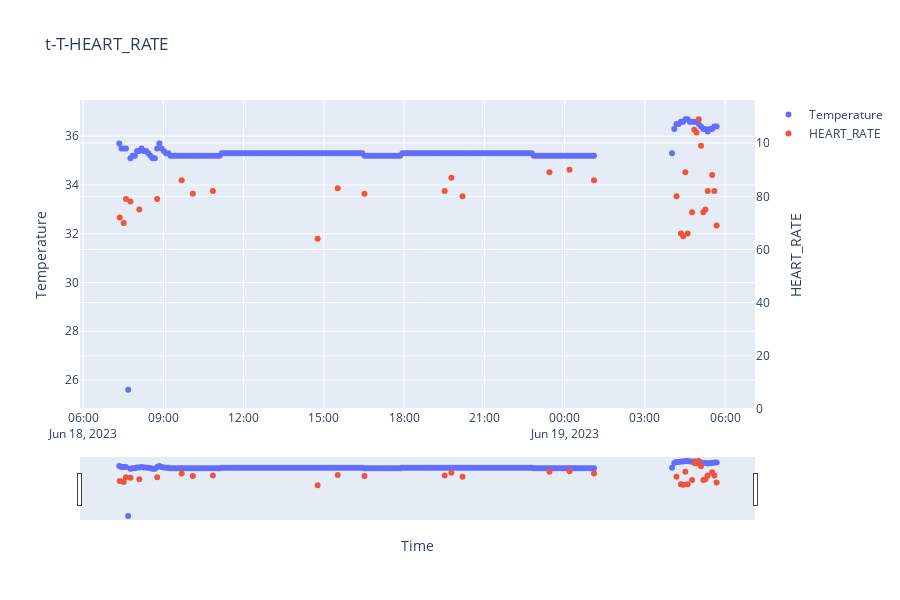
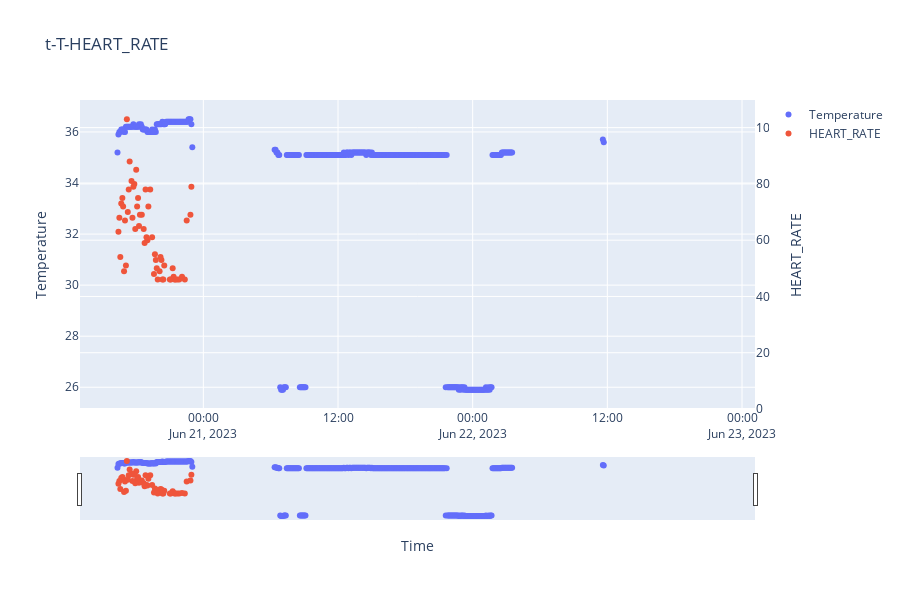

Here is the notebook cell these charts were saved with, in order:
### Code cell
import os
import pandas as pd
import plotly.graph_objects as go
from plotly.subplots import make_subplots

folder_name = "Recap-2023-09-14"

folder_dir = os.getcwd()
folder_dir = os.path.join(folder_dir,folder_name)
files = os.listdir(folder_dir)
files.remove("recap.csv")

files = [file for file in files if file.lower().endswith('.csv')]

hold = 0
trace = {}

for file in files:
    # DF Preparation
    device, name = file.split(" - ")[1:3]
    name = name[:-4]

    file_dir = os.path.join(folder_dir,file)
    condition1 = os.stat(file_dir).st_size == 0
    condition2 = " TTL" not in file.split("-")
    condition3 = name == "noname"
    condition4 = not(name.isupper())
    skip_criteria = [condition1, condition2, condition3, condition4]
    if (True in skip_criteria): continue
    df = pd.read_csv(file_dir)
    df["time"] = pd.to_datetime(df["time"])
    compared_columns = list(df.columns)
    
    if hold < 10e8:
        trace['TEMPERATURE'] = go.Scatter(x=df["time"],y=df["TEMPERATURE"],mode='markers', name='Temperature')
        for col in [col for col in df.columns if col not in ['TEMPERATURE','time']] :
            trace[f"{col}"] = go.Scatter(x=df['time'], y=df[f'{col}'], mode = 'markers', name=f'{col}', yaxis='y2')

            layout = go.Layout(
                title = f't-T-{col}',
                xaxis = dict(title='Time'),
                yaxis = dict(title='Temperature'),
                yaxis2 = dict(title=f'{col}',overlaying='y', side='right', rangemode='tozero'),
                height=600
            )
            fig = go.Figure(data=[trace['TEMPERATURE'],trace[f"{col}"]],layout=layout)
            fig.update_xaxes(rangeslider_visible=True)
            if col == "HEART_RATE": fig.show()
        # break

### Figure 1 — Plotly figure (JSON) as saved in the notebook; plotly's stock layout.template omitted (floating-point values rounded to 4 significant figures; data arrays with more than 128 entries replaced by an {"elided": "..."} marker saying what was removed)
{"data": [{"mode": "markers", "name": "Temperature", "type": "scatter", "x": {"elided": "263 str values"}, "y": {"elided": "263 float values"}}, {"mode": "markers", "name": "HEART_RATE", "type": "scatter", "x": {"elided": "263 str values"}, "y": {"elided": "263 int values"}, "yaxis": "y2"}], "layout": {"height": 600, "title": {"text": "t-T-HEART_RATE"}, "xaxis": {"rangeslider": {"visible": true}, "title": {"text": "Time"}}, "yaxis": {"title": {"text": "Temperature"}}, "yaxis2": {"overlaying": "y", "rangemode": "tozero", "side": "right", "title": {"text": "HEART_RATE"}}}}

### Figure 2 — Plotly figure (JSON) as saved in the notebook; plotly's stock layout.template omitted (floating-point values rounded to 4 significant figures; data arrays with more than 128 entries replaced by an {"elided": "..."} marker saying what was removed)
{"data": [{"mode": "markers", "name": "Temperature", "type": "scatter", "x": {"elided": "358 str values"}, "y": {"elided": "358 float values"}}, {"mode": "markers", "name": "HEART_RATE", "type": "scatter", "x": {"elided": "358 str values"}, "y": {"elided": "358 int values"}, "yaxis": "y2"}], "layout": {"height": 600, "title": {"text": "t-T-HEART_RATE"}, "xaxis": {"rangeslider": {"visible": true}, "title": {"text": "Time"}}, "yaxis": {"title": {"text": "Temperature"}}, "yaxis2": {"overlaying": "y", "rangemode": "tozero", "side": "right", "title": {"text": "HEART_RATE"}}}}
